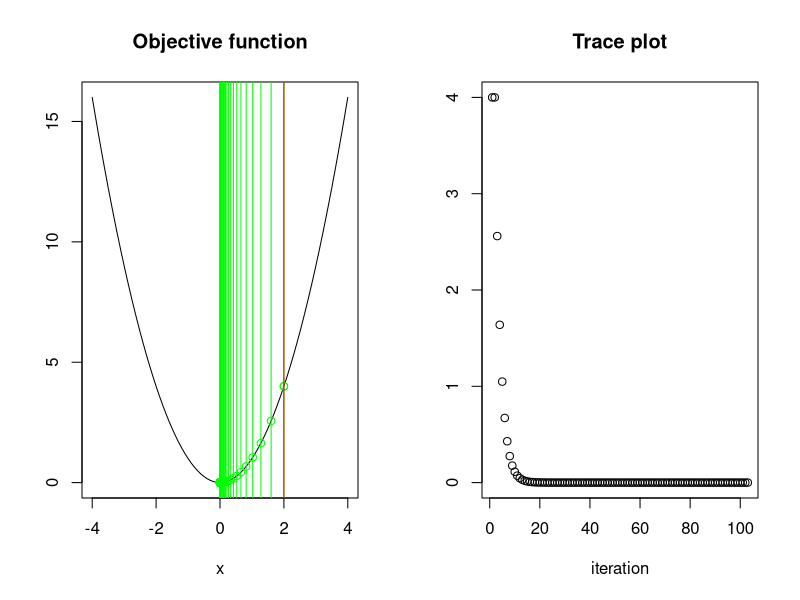

R code for this plot: (Note: a time limit stopped this script after it produced the figure.)


# Function to implement the gradient descent algorithm
gradient_descent = function( gradient, eta=.1, x0, epsilon=10^-10){

	t = 2
	trace = c( x0, x0 + 2*epsilon)
	# Begin the gradient descent algorithm
	while( sum((trace[t] - trace[t-1])^2)^.5 >= epsilon ){
		
		# Update the parameters
		trace = c( trace, trace[t] - eta * gradient(trace[t]))
	  #print(trace[t])		 
		t = t +1
	}
	
	return(trace)
}


# Test the gradient descent on a simple quadratic function
f = function(x)  x^2
f = Vectorize(f)
gradient_f = function(x)  2*x

trace = gradient_descent( gradient=gradient_f, x0=2)

grid = seq( -4, 4, by=.1)

# Plot the function and the trace in side-by-side panels
par(mfrow=c(1,2))
plot( grid, f(grid), type="l", main="Objective function", xlab="x", ylab=NA)
lines( trace, f(trace), col="green", type="p")
abline( v=trace[-1], col="green")
abline( v=trace[1], col="red")
plot(f(trace), main="Trace plot", xlab="iteration", ylab=NA)

# Consider the effect of changing the learning rate
trace = gradient_descent( gradient=gradient_f, x0=2, eta=.5)
par(mfrow=c(1,2))
plot( grid, f(grid), type="l", main="Objective function", xlab="x", ylab=NA)
lines( trace, f(trace), col="green", type="p")
abline( v=trace[-1], col="green")
abline( v=trace[1], col="red")
plot(f(trace), main="Trace plot", xlab="iteration", ylab=NA)

# How about a learning rate of eta = 1?
trace = gradient_descent( gradient=gradient_f, x0=2, eta=1)

# How about initializing the algorihtm at a different value?
p = 1
x0 = runif(p) * 2*sqrt(6/p) + (-sqrt(6/p))
trace = gradient_descent( gradient=gradient_f, x0=x0)

par(mfrow=c(1,2))
plot( grid, f(grid), type="l", main="Objective function", xlab="x", ylab=NA)
lines( trace, f(trace), col="green", type="p")
abline( v=trace[-1], col="green")
abline( v=trace[1], col="red")
plot(f(trace), main="Trace plot", xlab="iteration", ylab=NA)

dev.off()

g = function(x)  6*x^3 + x^4 
g = Vectorize(g)
gradient_g = function(x) 18*x^2 + 4*x^3

grid = seq( -7, 3, by=.1)
plot( grid, g(grid), type="l", main="Objective function", xlab="x", ylab=NA)

# Fist initialize at x0 = -6
trace = gradient_descent( gradient=gradient_g, x0=-6, eta=.01)
par(mfrow=c(1,2))
plot( grid, g(grid), type="l", main="Objective function", xlab="x", ylab=NA)
lines( trace, g(trace), col="green", type="p")
abline( v=trace[-1], col="green")
abline( v=trace[1], col="red")
plot(g(trace), main="Trace plot", xlab="iteration", ylab=NA)

# Next initialize at x0 = -2
trace = gradient_descent( gradient=gradient_g, x0=-2, eta=.01)
par(mfrow=c(1,2))
plot( grid, g(grid), type="l", main="Objective function", xlab="x", ylab=NA)
lines( trace, g(trace), col="green", type="p")
abline( v=trace[-1], col="green")
abline( v=trace[1], col="red")
plot(g(trace), main="Trace plot", xlab="iteration", ylab=NA)

# What if we initialize at the saddle point x = 0?
trace = gradient_descent( gradient=gradient_g, x0=0, eta=.01)
par(mfrow=c(1,2))
plot( grid, g(grid), type="l", main="Objective function", xlab="x", ylab=NA)
lines( trace, g(trace), col="green", type="p")
abline( v=trace[-1], col="green")
abline( v=trace[1], col="red")
plot(g(trace), main="Trace plot", xlab="iteration", ylab=NA)

# How about initializing at x0 = 2?
trace = gradient_descent( gradient=gradient_g, x0=2, eta=.01, epsilon=10^-4)
par(mfrow=c(1,2))
plot( grid, g(grid), type="l", main="Objective function", xlab="x", ylab=NA)
lines( trace, g(trace), col="green", type="p")
abline( v=trace[-1], col="green")
abline( v=trace[1], col="red")
plot(g(trace), main="Trace plot", xlab="iteration", ylab=NA)

# How about random initialization?
p = 1
x0 = runif(p) * 2*sqrt(6/p) + (-sqrt(6/p))
trace = gradient_descent( gradient=gradient_g, x0=x0, eta=.01, epsilon=10^-4)
par(mfrow=c(1,2))
plot( grid, g(grid), type="l", main="Objective function", xlab="x", ylab=NA)
lines( trace, g(trace), col="green", type="p")
abline( v=trace[-1], col="green")
abline( v=trace[1], col="red")
plot(g(trace), main="Trace plot", xlab="iteration", ylab=NA)



# How about adding some momentum to the gradient descent algorithm?
# https://en.wikipedia.org/wiki/Stochastic_gradient_descent

gd_momentum = function( gradient, eta=.01, alpha=.01, x0, epsilon=10^-6){

	t = 2
	trace = c( x0, x0 + 2*epsilon)
	dx = 2*epsilon
	
	# Begin the gradient descent algorithm
	while( sum((trace[t] - trace[t-1])^2)^.5 >= epsilon ){
				
		# Update the parameters
		trace = c( trace, trace[t] - eta * gradient(trace[t]) + alpha * dx)
	  print(trace[t])		 
		t = t +1
		dx = trace[t] - trace[t-1]
	}
	
	return(trace)
}

trace = gd_momentum( gradient=gradient_g, x0=2, eta=.01, alpha=.4)
par(mfrow=c(1,2))
plot( grid, g(grid), type="l", main="Objective function", xlab="x", ylab=NA)
lines( trace, g(trace), col="green", type="p")
abline( v=trace[-1], col="green")
abline( v=trace[1], col="red")
plot(g(trace), main="Trace plot", xlab="iteration", ylab=NA)
